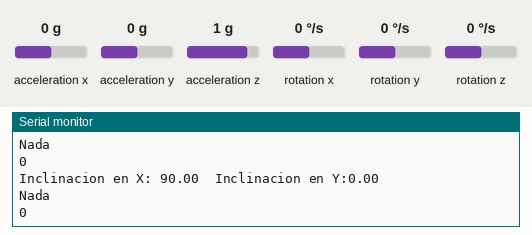
A sketch run on a simulated Arduino Uno, built with avr-gcc and run on an emulated ATmega328P. Shown: the last lines printed to the serial monitor. Inputs (shaded band) come from the test bench; at power-on: acceleration x 0 g, acceleration z 1 g, acceleration y 0 g, rotation x 0 °/s, rotation y 0 °/s, rotation z 0 °/s.

Above: at 7.7 s.
7.8 s: acceleration x set to -0.2 g
At 8.5 s:
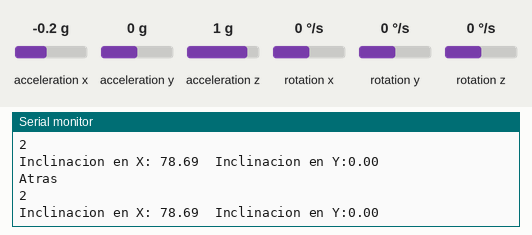
9.3 s: acceleration z set to -0.1 g
At 10.1 s:
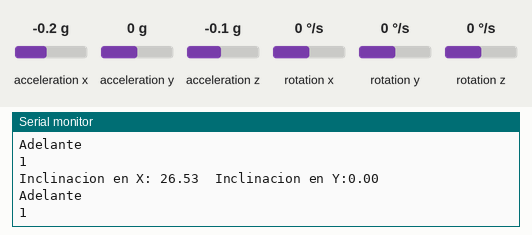
10.8 s: acceleration y set to 0.8 g
At 11.5 s:
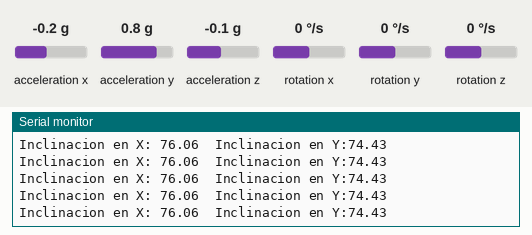
13.8 s: acceleration x set to -1.4 g
At 14.7 s:
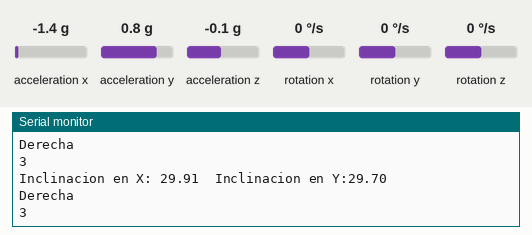
15.3 s: acceleration y set to -1.4 g
At 15.8 s:
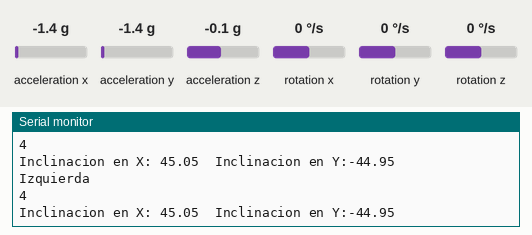
16.8 s: acceleration x set to 0 g
At 17.8 s:
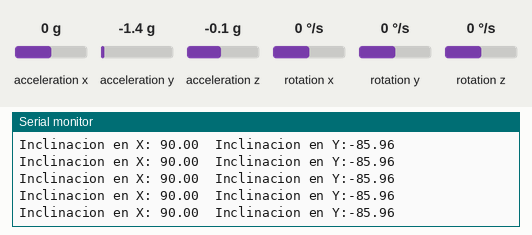
Timing chart, 0 to 19.8 s (numbered marks = the images above; inputs shaded):
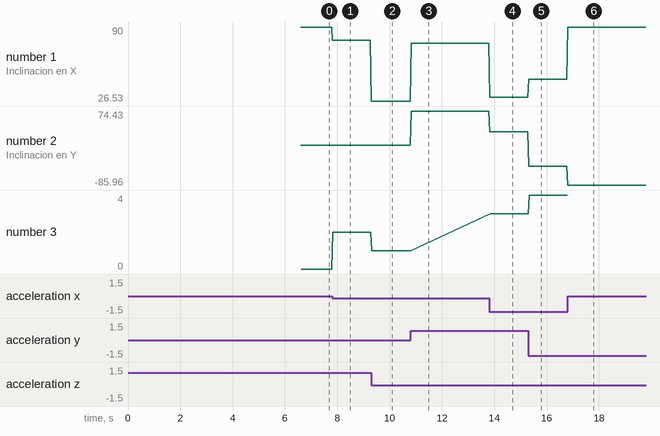

The sketch:

Maestro_guante_.ino
```cpp
#include "I2Cdev.h"
#include "MPU6050.h"
#include "Wire.h"
#include <SoftwareSerial.h>

SoftwareSerial miBT(10, 11);
MPU6050 sensor;

// Valores RAW (sin procesar) del acelerometro  en los ejes x,y,z
int ax, ay, az;
float accel_ang_x=0,accel_ang_y=0;
float RateCalibrationRoll, RateCalibrationPitch, RateCalibrationYaw;

void angulito(void){
   sensor.getAcceleration(&ax, &ay, &az);
   accel_ang_x=atan(ax/sqrt(pow(ay,2) + pow(az,2)))*(180.0/3.14);
   accel_ang_y=atan(ay/sqrt(pow(ax,2) + pow(az,2)))*(180.0/3.14);
  //Mostrar los angulos separadas por un [tab]

}

void setup() {
  Serial.begin(38400);    //Iniciando puerto serial
  Wire.begin();           //Iniciando I2C
  sensor.initialize();    //Iniciando el sensor
  miBT.begin(38400);

  if (sensor.testConnection()) {
    Serial.println("Sensor iniciado correctamente");
  }
  else{
    Serial.println("Error al iniciar el sensor");
  }
  for (int RateCalibrationNumber=0;RateCalibrationNumber<2000;RateCalibrationNumber ++) {
    angulito();
    RateCalibrationRoll+=accel_ang_x;
    RateCalibrationPitch+=accel_ang_y;
    delay(1);
  }
  RateCalibrationRoll=RateCalibrationRoll/2000-90;
  RateCalibrationPitch/=2000;
  Serial.print(RateCalibrationRoll);
  Serial.println("Listo");  // escribe Listo en el monitor
}

void loop() {
  angulito();
  accel_ang_x-=RateCalibrationRoll;
  accel_ang_y-=RateCalibrationPitch;
  Serial.print("Inclinacion en X: ");
  Serial.print(accel_ang_x);
  Serial.print("  Inclinacion en Y:");
  Serial.println(accel_ang_y);
  if((accel_ang_x<120&&accel_ang_x>85)&&(accel_ang_y<120&&accel_ang_y>-3)){
     Serial.println("Nada");
     miBT.write("0");
     Serial.println("0");
  }
  if((accel_ang_x<85&&accel_ang_x>68)&&(accel_ang_y<15&&accel_ang_y>-10)){
     Serial.println("Atras");
     miBT.write("2");
     Serial.println("2");
  }
  if((accel_ang_x<68&&accel_ang_x>0)&&(accel_ang_y<15&&accel_ang_y>-10)){
     Serial.println("Adelante");
     miBT.write("1");
     Serial.println("1");
  }
  if((accel_ang_y<-25&&accel_ang_y>-80)&&(accel_ang_x<65&&accel_ang_x>20)){
     Serial.println("Izquierda");
     miBT.write("4");
     Serial.println("4");
  }
  if((accel_ang_y<70&&accel_ang_y>25)&&(accel_ang_x<65&&accel_ang_x>20)){
     Serial.println("Derecha");
     miBT.write("3");
     Serial.println("3");
  }
  delay(30);
}
```

Measured:
- the behaviour switches between 0 and -0.1 g on acceleration x (found by bisection; images 0 and 1)
- after the input at 7.8 s, the serial monitor: prints a new line at once (image 1)
- after the input at 9.3 s, the serial monitor: prints a new line at once (image 2)
- after the input at 10.8 s, the serial monitor: prints a new line at once (image 3)
- after the input at 13.8 s, the serial monitor: prints a new line at once (image 4)
- after the input at 15.3 s, the serial monitor: prints a new line at once (image 5)
- after the input at 16.8 s, the serial monitor: prints a new line at once (image 6)
- plotted number 1: 90 → 78.69 after the input at 7.8 s, 78.69 → 26.53 after the input at 9.3 s, 26.53 → 76.06 after the input at 10.8 s, 76.06 → 29.91 after the input at 13.8 s, 29.91 → 45.05 after the input at 15.3 s
